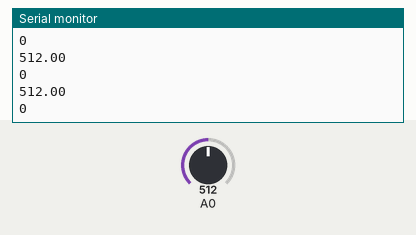
Recording of a sketch running on a simulated Arduino Uno, built with avr-gcc and run on an emulated ATmega328P. Parts: the last lines printed to the serial monitor. The inputs (shaded band) are chosen by the test bench; at power-on: A0 = 512.

Above: at 1.2 s.
1.3 s: A0 set to 716
At 1.32 s:
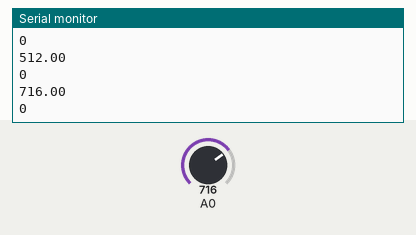
2.8 s: A0 set to 900
At 2.83 s:
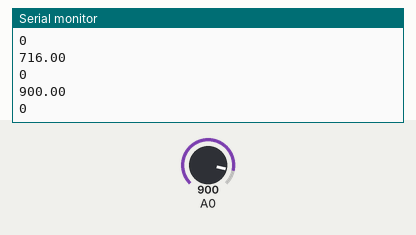
Timing chart, 0 to 5.8 s (numbered marks = the images above; inputs shaded):
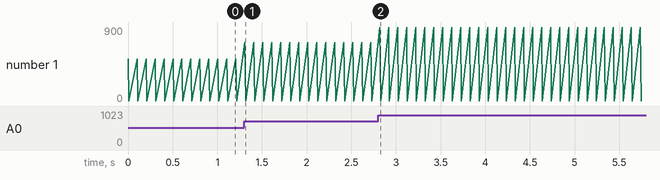

The sketch:

LV297.ino
```cpp
float a_in;
int d_in;

void setup() {
    Serial.begin(9600);
}

void loop() {
    a_in = analogRead(0);
    d_in = digitalRead(0);
    Serial.println(a_in);
    Serial.println(d_in);
    delay(100);
}
```

Measured:
- after the input at 1.3 s, the serial monitor: prints a new line at once (image 1)
- after the input at 2.8 s, the serial monitor: prints a new line at once (image 2)
